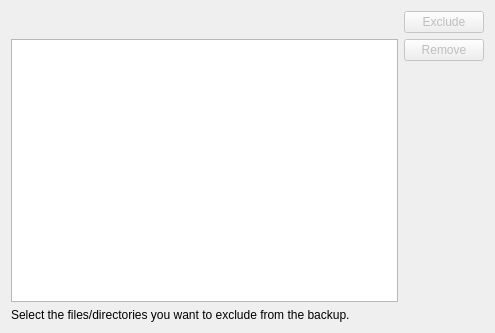
<?xml version="1.0" encoding="UTF-8"?>
<ui version="4.0">
 <class>ExcludedItemsView</class>
 <widget class="QWidget" name="ExcludedItemsView">
  <property name="geometry">
   <rect>
    <x>0</x>
    <y>0</y>
    <width>495</width>
    <height>333</height>
   </rect>
  </property>
  <property name="sizePolicy">
   <sizepolicy hsizetype="Minimum" vsizetype="Minimum">
    <horstretch>0</horstretch>
    <verstretch>0</verstretch>
   </sizepolicy>
  </property>
  <layout class="QVBoxLayout" name="verticalLayout_2">
   <item>
    <layout class="QHBoxLayout" name="horizontalLayout">
     <item>
      <widget class="KUrlRequester" name="excludeURL">
       <property name="enabled">
        <bool>true</bool>
       </property>
       <property name="sizePolicy">
        <sizepolicy hsizetype="Expanding" vsizetype="Minimum">
         <horstretch>0</horstretch>
         <verstretch>0</verstretch>
        </sizepolicy>
       </property>
      </widget>
     </item>
     <item>
      <widget class="KPushButton" name="btnExclude">
       <property name="enabled">
        <bool>false</bool>
       </property>
       <property name="text">
        <string>Exclude</string>
       </property>
      </widget>
     </item>
    </layout>
   </item>
   <item>
    <layout class="QHBoxLayout" name="horizontalLayout_2">
     <item>
      <widget class="QListWidget" name="excludedItems"/>
     </item>
     <item>
      <layout class="QVBoxLayout" name="verticalLayout">
       <item>
        <widget class="KPushButton" name="btnRemove">
         <property name="enabled">
          <bool>false</bool>
         </property>
         <property name="text">
          <string>Remove</string>
         </property>
        </widget>
       </item>
       <item>
        <spacer>
         <property name="orientation">
          <enum>Qt::Vertical</enum>
         </property>
         <property name="sizeType">
          <enum>QSizePolicy::Expanding</enum>
         </property>
         <property name="sizeHint" stdset="0">
          <size>
           <width>20</width>
           <height>121</height>
          </size>
         </property>
        </spacer>
       </item>
      </layout>
     </item>
    </layout>
   </item>
   <item>
    <widget class="QLabel" name="qLabel1">
     <property name="sizePolicy">
      <sizepolicy hsizetype="Expanding" vsizetype="Minimum">
       <horstretch>0</horstretch>
       <verstretch>0</verstretch>
      </sizepolicy>
     </property>
     <property name="text">
      <string>Select the files/directories you want to exclude from the backup.</string>
     </property>
     <property name="textFormat">
      <enum>Qt::PlainText</enum>
     </property>
     <property name="wordWrap">
      <bool>true</bool>
     </property>
    </widget>
   </item>
  </layout>
 </widget>
 <layoutdefault spacing="6" margin="11"/>
 <customwidgets>
  <customwidget>
   <class>KPushButton</class>
   <extends>QPushButton</extends>
   <header>kpushbutton.h</header>
  </customwidget>
  <customwidget>
   <class>KUrlRequester</class>
   <extends>QFrame</extends>
   <header>kurlrequester.h</header>
  </customwidget>
 </customwidgets>
 <includes>
  <include location="local">qlabel.h</include>
  <include location="local">kurlrequester.h</include>
  <include location="local">klineedit.h</include>
  <include location="local">kpushbutton.h</include>
  <include location="local">kpushbutton.h</include>
 </includes>
 <resources/>
 <connections/>
</ui>
